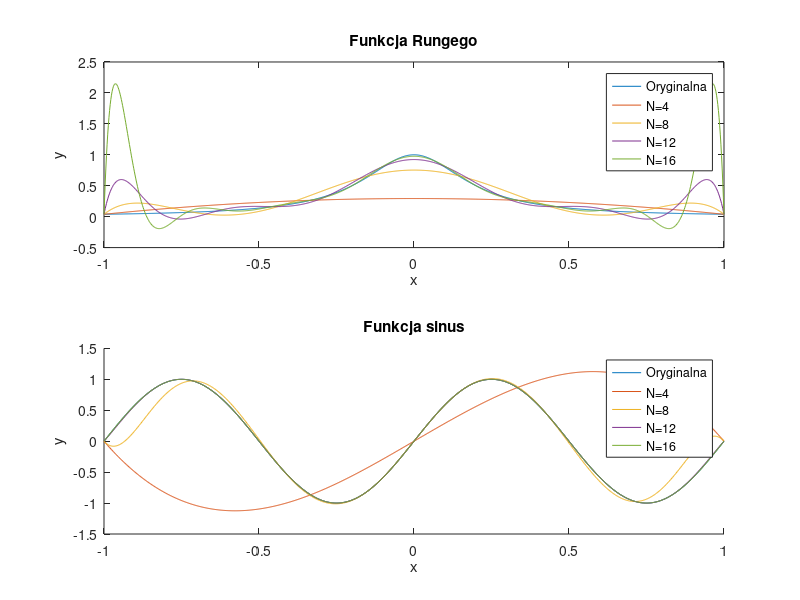

Here is the MATLAB script that generated this plot:
function [V, original_Runge, original_sine, interpolated_Runge, interpolated_sine] = zadanie1()
% Rozmiar tablic komórkowych (cell arrays) V, interpolated_Runge, interpolated_sine: [1,4].
% V{i} zawiera macierz Vandermonde wyznaczoną dla liczby węzłów interpolacji równej N(i)
% original_Runge - wektor wierszowy zawierający wartości funkcji Runge dla wektora x_fine=linspace(-1, 1, 1000)
% original_sine - wektor wierszowy zawierający wartości funkcji sinus dla wektora x_fine
% interpolated_Runge{i} stanowi wierszowy wektor wartości funkcji interpolującej 
%       wyznaczonej dla funkcji Runge (wielomian stopnia N(i)-1) w punktach x_fine
% interpolated_sine{i} stanowi wierszowy wektor wartości funkcji interpolującej
%       wyznaczonej dla funkcji sinus (wielomian stopnia N(i)-1) w punktach x_fine
    N = 4:4:16;
    x_fine = linspace(-1, 1, 1000);
    original_Runge = runge_function(x_fine);

    subplot(2,1,1);
    plot(x_fine, original_Runge);
    title('Funkcja Rungego')
    xlabel('x');
    ylabel('y');
    hold on;
    for i = 1:length(N)
        V{i} = vandermonde_matrix(N(i));% macierz Vandermonde
        % węzły interpolacji
        x_coarse = linspace(-1, 1, N(i));
        b = runge_function(x_coarse)';
        % wartości funkcji interpolowanej w węzłach interpolacji
        c_runge = V{i} \ b; % współczynniki wielomianu interpolującego
        % interpolated_Runge{i} = polyval(flipud(c_runge), x_fine); % interpolacja
        interpolated_Runge{i} = polyval(flipud(c_runge), x_fine);
        plot(x_fine, interpolated_Runge{i});
    end
    hold off
    legend('Oryginalna', 'N=4', 'N=8', 'N=12', 'N=16', 'Location', 'northeast');

    original_sine = sin(2 * pi * x_fine);
    subplot(2,1,2);
    hold on;
    title('Funkcja sinus')
    xlabel('x');
    ylabel('y');
    plot(x_fine, original_sine);
    for i = 1:length(N)
        x_coarse = linspace(-1, 1, N(i));
        b = my_sinus(x_coarse)';
        c_runge = V{i} \ b;
        interpolated_sine{i} = polyval(flipud(c_runge), x_fine);
        plot(x_fine, interpolated_sine{i});
    end
    hold off
    legend('Oryginalna', 'N=4', 'N=8', 'N=12', 'N=16', 'Location', 'northeast');

    % print -dpng zadanie1.png
end

function y = my_sinus(x)
    y = sin(2*pi*x);
end

function y = runge_function(x)
    y = 1 ./ (1 + 25 * x .^ 2);
end

function V = vandermonde_matrix(N)
    % Generuje macierz Vandermonde dla N równomiernie rozmieszczonych w przedziale [-1, 1] węzłów interpolacji
    x_coarse = linspace(-1,1,N);
    V = zeros(N, N);

    for i = 1:N
        for j = 1:N
            V(i, j) = x_coarse(i) ^ (j - 1);
        end
    end
end